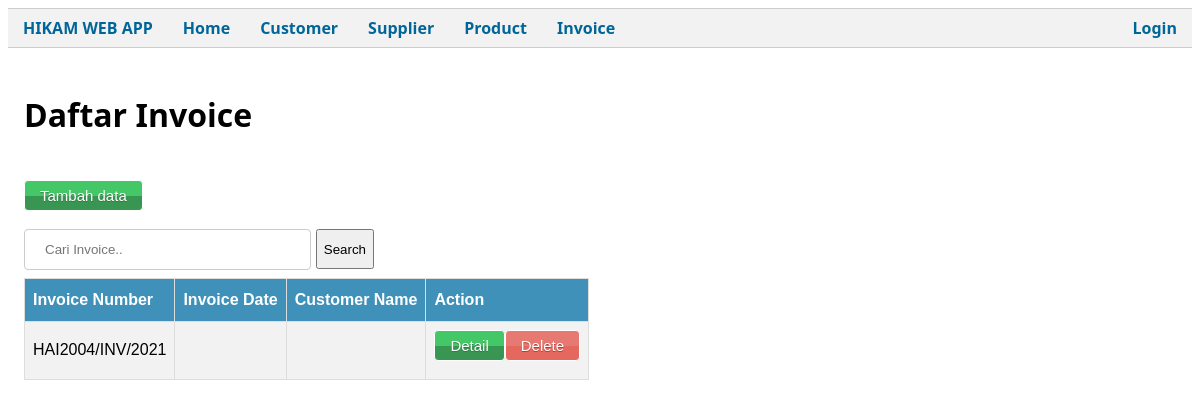
Before: /public/Invoice with the older database file.
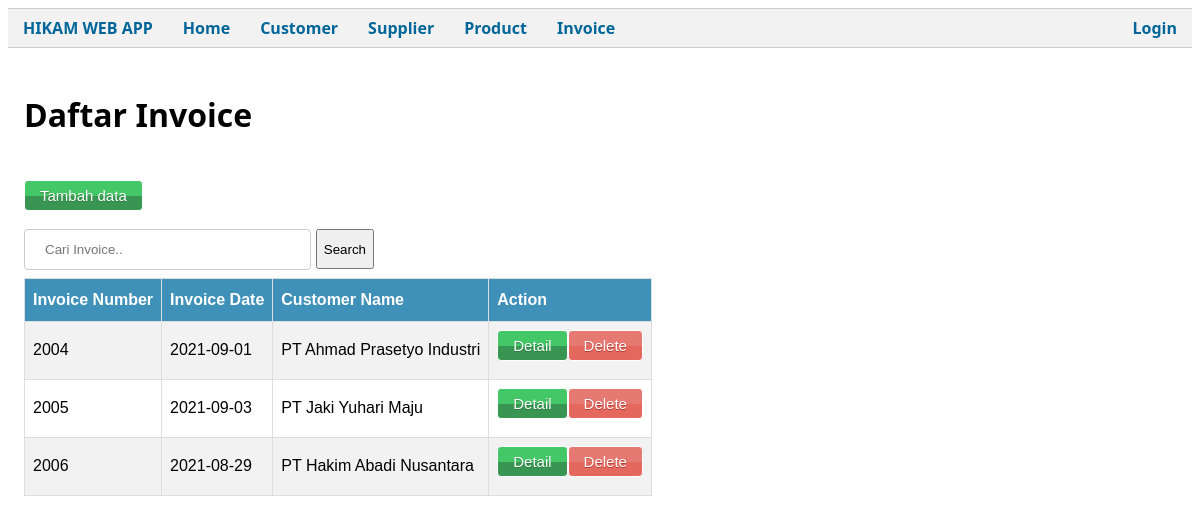
After: the same page with the newer database file.
### tables this page shows
CREATE TABLE `invoice` (
  `invoice_id` int(11) NOT NULL,
  `customer_name` varchar(255) DEFAULT NULL,
  `invoice_date` date DEFAULT NULL,
  `other_expenses` varchar(255) DEFAULT NULL,
  `status_pembayaran` varchar(12) DEFAULT NULL,
  `due_date` date DEFAULT NULL,
  `PO_id` int(11) DEFAULT NULL,
  `DO_id` int(11) DEFAULT NULL
);

### app/core/Controller.php (called while the page is built, shortened)
<?php
class Controller
{
    public function view($view, $data = [])
    {
        require_once('../app/views/' . $view . '.php');
    }
    public function model($model)
    {
        return new $model;
    }
}

### app/controllers/Invoice.php (called while the page is built, shortened)
<?php
class Invoice extends Controller
{
    public function index()
    {
        $data['judul'] = "Daftar Invoice";
        $data['invc'] = $this->model('Invoice_model')->getAllInvoice();
        $this->view('templates/header', $data);
        $this->view('invoice/index', $data);
        $this->view('templates/footer');
    }
}

### app/core/App.php (called while the page is built, shortened)
<?php
class App
{
    protected $method = 'index';
    protected $params = [];
    public function __construct()
    {
        $this->controller = new $this->controller;
        call_user_func_array([$this->controller, $this->method], $this->params);
    }
}

### public/index.php (called while the page is built, shortened)
<?php
$app = new App;

### app/core/Database.php (called while the page is built, shortened)
<?php
class Database
{
    private $host = DB_HOST;
    private $db_name = DB_NAME;
    private $user = DB_USER;
    private $pass = DB_PASS;
    private $dbh;
    private $stmt;
    public function __construct()
    {
        $dsn =  'mysql:host=' . $this->host . ';dbname=' . $this->db_name;
        $option = [
            PDO::ATTR_PERSISTENT => true,
            PDO::ATTR_ERRMODE => PDO::ERRMODE_EXCEPTION
        ];
        try {
            $this->dbh = new PDO($dsn, $this->user, $this->pass, $option);
        } catch (PDOException $e) {
            die($e->getMessage());
        }
    }
    public function query($query)
    {
        $this->stmt = $this->dbh->prepare($query);
    }
    public function execute()
    {
        $this->stmt->execute();
    }
    public function resultSet()
    {
        $this->execute();
        return $this->stmt->fetchAll(PDO::FETCH_ASSOC);
    }
}

### app/models/Invoice_model.php (called while the page is built, shortened)
<?php
class Invoice_model
{
    private $table = "invoice";
    private $db;
    public function __construct()
    {
        $this->db = new Database;
    }
    public function getAllInvoice()
    {
        $this->db->query('SELECT * FROM ' . $this->table);
        return $this->db->resultSet();
    }
}

### app/views/invoice/index.php (the view, shortened to what this page needs)
<div class="container">
    <div>
        <br>
        <h1>Daftar Invoice</h1>
        <br>
        <a class="editButton" href="<?= BASEURL; ?>/Invoice/addPage">Tambah data </a>
        <form action="<?= BASEURL; ?>/Invoice/cari" style="max-width:350px;display:flex;justify-content:center;align-items:center;" method="post">
            <input type="text" placeholder="Cari Invoice.." name="keyword" id="keyword" autocomplete="off">
            <button type="submit" style="max-width:100px;height:40px;margin-left:5px" id="tombolCari">Search</button>
        </form>
        <table id="tabledetail">
            <tr>
                <th>Invoice Number</th>
                <th>Invoice Date</th>
                <th>Customer Name</th>
                <th>Action</th>
            </tr>
            <?php foreach ($data['invc'] as $invc) : ?>
                <tr>
                    <td>
                        <?= $invc['invoice_id'] ?>
                    </td>
                    <td>
                        <?= $invc['invoice_date']; ?>
                    </td>
                    <td>
                        <?= $invc['customer_name']; ?>
                    </td>
                    <td>
                        <a href="<?= BASEURL; ?>/Invoice/hapus/<?= $invc['invoice_id']; ?>" class="redButton" style="float:right" onclick="return confirm('Anda yakin akan hapus data ini?')">Delete</a>
                        <a href="<?= BASEURL; ?>/Invoice/item/<?= $invc["invoice_id"]; ?>" class="editButton" style="float:right">Detail</a>
                    </td>
                </tr>
            <?php endforeach; ?>
        </table>
    </div>

### app/views/templates/header.php (shortened to what this page needs)
<!DOCTYPE html>
<html lang="en">
<head>
    <link rel="stylesheet" href="<?= BASEURL; ?>/css/style.css">
</head>
<body>
    <ul id="nav">
        <li><a href="<?= BASEURL; ?>"> HIKAM WEB APP </a></li>
        <li><a href="<?= BASEURL; ?>"> Home </a></li>
        <li><a href="<?= BASEURL; ?>/Customer"> Customer </a></li>
        <li><a href="<?= BASEURL; ?>/Supplier"> Supplier </a></li>
        <li><a href="<?= BASEURL; ?>/Product"> Product </a></li>
        <li><a href="<?= BASEURL; ?>/Invoice"> Invoice </a></li>
        <li style="float:right"><a href="<?= BASEURL; ?>"> Login </a></li>
    </ul>

### app/views/templates/footer.php
</body>
</html>

### public/css/style.css (style rules this page uses)
body { font-family: "Segoe UI", Tahoma, Geneva, Verdana, sans-serif; background-color: #fff; }
#nav { width: 100%; float: left; margin: 0 0 0 0; padding: 0; list-style: none; background-color: #f2f2f2; border-bottom: 1px solid #ccc; border-top: 1px solid #ccc; }
#nav li { float: left; }
#nav li a { display: block; padding: 8px 15px; text-decoration: none; font-weight: bold; color: #069; }
.container { padding: 2px 16px; content: ""; display: table; clear: both; }
#tabledetail { font-family: Arial, Helvetica, sans-serif; border-collapse: collapse; width: 100%; }
#tabledetail td, #tabledetail th { border: 1px solid #ddd; padding: 8px; }
#tabledetail tr:nth-child(even) { background-color: #f2f2f2; }
#tabledetail th { padding-top: 12px; padding-bottom: 12px; text-align: left; background-color: rgb(64, 145, 185); color: white; }
.redButton { box-shadow: inset 0px 39px 0px -24px #e67a73; background-color: #e4685d; border-radius: 4px; border: 1px solid #ffffff; display: inline-block; cursor: pointer; color: #ffffff; font-family: Arial; font-size: 15px; padding: 6px 15px; text-decoration: none; text-shadow: 0px 1px 0px #b23e35; }
.editButton { margin-bottom: 10px; box-shadow: inset 0px 39px 0px -24px #44c767; background-color: #399652; border-radius: 4px; border: 1px solid #ffffff; display: inline-block; cursor: pointer; color: #ffffff; font-family: Arial; font-size: 15px; padding: 6px 15px; text-decoration: none; text-shadow: 0px 1px 0px #2d7e42; }
input[type="text"], select { width: 100%; padding: 12px 20px; margin: 8px 0; display: inline-block; border: 1px solid #ccc; border-radius: 4px; box-sizing: border-box; }

Changed rows visible on the page:
removed invoice: invoice_id "HAI2004/INV/2021"
added invoice: invoice_id "2004", invoice_date "2021-09-01", customer_name "PT Ahmad Prasetyo Industri"
added invoice: invoice_id "2005", invoice_date "2021-09-03", customer_name "PT Jaki Yuhari Maju"
added invoice: invoice_id "2006", invoice_date "2021-08-29", customer_name "PT Hakim Abadi Nusantara"
